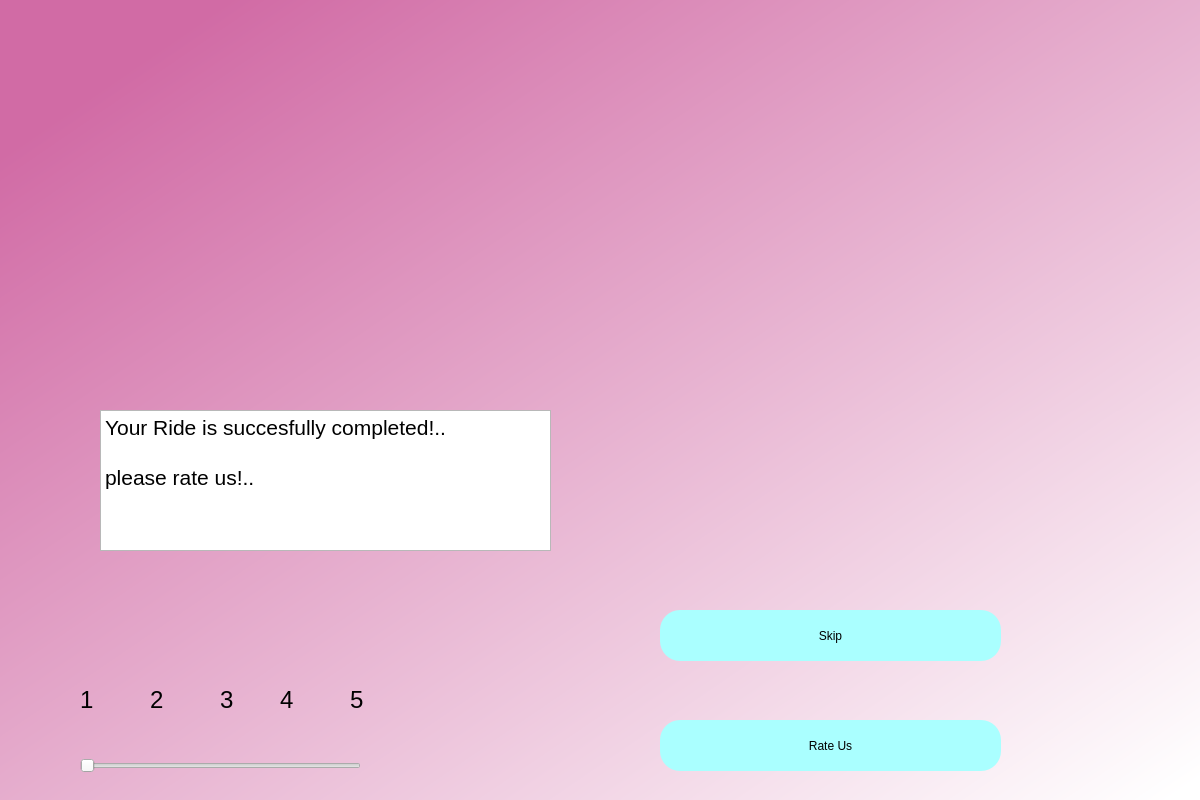
<?xml version="1.0" encoding="UTF-8"?>
<ui version="4.0">
 <class>Dialog</class>
 <widget class="QDialog" name="Dialog">
  <property name="geometry">
   <rect>
    <x>0</x>
    <y>0</y>
    <width>1200</width>
    <height>800</height>
   </rect>
  </property>
  <property name="windowTitle">
   <string>Dialog</string>
  </property>
  <widget class="QWidget" name="bgwidget" native="true">
   <property name="geometry">
    <rect>
     <x>0</x>
     <y>0</y>
     <width>1201</width>
     <height>801</height>
    </rect>
   </property>
   <property name="styleSheet">
    <string notr="true">QWidget#bgwidget{
background-color:qlineargradient(spread:pad, x1:0.091, y1:0.101636, x2:0.991379, y2:0.977, stop:0 rgba(209, 107, 165, 255), stop:1 rgba(255, 255, 255, 255));}</string>
   </property>
   <widget class="QPushButton" name="rate">
    <property name="geometry">
     <rect>
      <x>660</x>
      <y>720</y>
      <width>341</width>
      <height>51</height>
     </rect>
    </property>
    <property name="styleSheet">
     <string notr="true">border-radius:20px;
background-color: rgb(170, 255, 255);
font: 14pt &quot;MS Shell Dlg 2&quot;;</string>
    </property>
    <property name="text">
     <string>Rate Us</string>
    </property>
   </widget>
   <widget class="QPushButton" name="skip">
    <property name="geometry">
     <rect>
      <x>660</x>
      <y>610</y>
      <width>341</width>
      <height>51</height>
     </rect>
    </property>
    <property name="styleSheet">
     <string notr="true">border-radius:20px;
background-color: rgb(170, 255, 255);
font: 14pt &quot;MS Shell Dlg 2&quot;;</string>
    </property>
    <property name="text">
     <string>Skip</string>
    </property>
   </widget>
   <widget class="QLabel" name="com">
    <property name="geometry">
     <rect>
      <x>550</x>
      <y>60</y>
      <width>501</width>
      <height>491</height>
     </rect>
    </property>
    <property name="text">
     <string>&lt;html&gt;&lt;head/&gt;&lt;body&gt;&lt;p&gt;&lt;img src=&quot;:/newPrefix/D:/sem 5/FLA/completed.jpg&quot;/&gt;&lt;/p&gt;&lt;/body&gt;&lt;/html&gt;</string>
    </property>
   </widget>
   <widget class="QLabel" name="com1">
    <property name="geometry">
     <rect>
      <x>120</x>
      <y>60</y>
      <width>431</width>
      <height>351</height>
     </rect>
    </property>
    <property name="text">
     <string>&lt;html&gt;&lt;head/&gt;&lt;body&gt;&lt;p&gt;&lt;img src=&quot;:/newPrefix/D:/sem 5/FLA/completed1.jpg&quot;/&gt;&lt;/p&gt;&lt;/body&gt;&lt;/html&gt;</string>
    </property>
   </widget>
   <widget class="QTextEdit" name="textEdit">
    <property name="geometry">
     <rect>
      <x>100</x>
      <y>410</y>
      <width>451</width>
      <height>141</height>
     </rect>
    </property>
    <property name="html">
     <string>&lt;!DOCTYPE HTML PUBLIC &quot;-//W3C//DTD HTML 4.0//EN&quot; &quot;http://www.w3.org/TR/REC-html40/strict.dtd&quot;&gt;
&lt;html&gt;&lt;head&gt;&lt;meta name=&quot;qrichtext&quot; content=&quot;1&quot; /&gt;&lt;style type=&quot;text/css&quot;&gt;
p, li { white-space: pre-wrap; }
&lt;/style&gt;&lt;/head&gt;&lt;body style=&quot; font-family:'MS Shell Dlg 2'; font-size:7.8pt; font-weight:400; font-style:normal;&quot;&gt;
&lt;p style=&quot; margin-top:0px; margin-bottom:0px; margin-left:0px; margin-right:0px; -qt-block-indent:0; text-indent:0px;&quot;&gt;&lt;span style=&quot; font-size:16pt;&quot;&gt;Your Ride is succesfully completed!..&lt;/span&gt;&lt;/p&gt;
&lt;p style=&quot;-qt-paragraph-type:empty; margin-top:0px; margin-bottom:0px; margin-left:0px; margin-right:0px; -qt-block-indent:0; text-indent:0px; font-size:16pt;&quot;&gt;&lt;br /&gt;&lt;/p&gt;
&lt;p style=&quot; margin-top:0px; margin-bottom:0px; margin-left:0px; margin-right:0px; -qt-block-indent:0; text-indent:0px;&quot;&gt;&lt;span style=&quot; font-size:16pt;&quot;&gt;please rate us!..&lt;/span&gt;&lt;/p&gt;&lt;/body&gt;&lt;/html&gt;</string>
    </property>
   </widget>
   <widget class="QSlider" name="horizontalSlider">
    <property name="geometry">
     <rect>
      <x>80</x>
      <y>740</y>
      <width>281</width>
      <height>51</height>
     </rect>
    </property>
    <property name="orientation">
     <enum>Qt::Horizontal</enum>
    </property>
   </widget>
   <widget class="QLabel" name="label_3">
    <property name="geometry">
     <rect>
      <x>80</x>
      <y>680</y>
      <width>21</width>
      <height>41</height>
     </rect>
    </property>
    <property name="text">
     <string>&lt;html&gt;&lt;head/&gt;&lt;body&gt;&lt;p&gt;&lt;span style=&quot; font-size:18pt;&quot;&gt;1&lt;/span&gt;&lt;/p&gt;&lt;/body&gt;&lt;/html&gt;</string>
    </property>
   </widget>
   <widget class="QLabel" name="label_4">
    <property name="geometry">
     <rect>
      <x>150</x>
      <y>680</y>
      <width>21</width>
      <height>41</height>
     </rect>
    </property>
    <property name="text">
     <string>&lt;html&gt;&lt;head/&gt;&lt;body&gt;&lt;p&gt;&lt;span style=&quot; font-size:18pt;&quot;&gt;2&lt;/span&gt;&lt;/p&gt;&lt;/body&gt;&lt;/html&gt;</string>
    </property>
   </widget>
   <widget class="QLabel" name="label_5">
    <property name="geometry">
     <rect>
      <x>220</x>
      <y>680</y>
      <width>21</width>
      <height>41</height>
     </rect>
    </property>
    <property name="text">
     <string>&lt;html&gt;&lt;head/&gt;&lt;body&gt;&lt;p&gt;&lt;span style=&quot; font-size:18pt;&quot;&gt;3&lt;/span&gt;&lt;/p&gt;&lt;/body&gt;&lt;/html&gt;</string>
    </property>
   </widget>
   <widget class="QLabel" name="label_6">
    <property name="geometry">
     <rect>
      <x>280</x>
      <y>680</y>
      <width>21</width>
      <height>41</height>
     </rect>
    </property>
    <property name="text">
     <string>&lt;html&gt;&lt;head/&gt;&lt;body&gt;&lt;p&gt;&lt;span style=&quot; font-size:18pt;&quot;&gt;4&lt;/span&gt;&lt;/p&gt;&lt;/body&gt;&lt;/html&gt;</string>
    </property>
   </widget>
   <widget class="QLabel" name="label_7">
    <property name="geometry">
     <rect>
      <x>350</x>
      <y>680</y>
      <width>21</width>
      <height>41</height>
     </rect>
    </property>
    <property name="text">
     <string>&lt;html&gt;&lt;head/&gt;&lt;body&gt;&lt;p&gt;&lt;span style=&quot; font-size:18pt;&quot;&gt;5&lt;/span&gt;&lt;/p&gt;&lt;/body&gt;&lt;/html&gt;</string>
    </property>
   </widget>
  </widget>
 </widget>
 <resources>
  <include location="completed.qrc"/>
  <include location="completed1.qrc"/>
 </resources>
 <connections/>
</ui>
